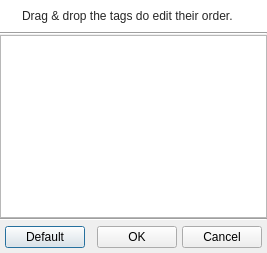
<?xml version="1.0" encoding="UTF-8"?>
<ui version="4.0">
 <class>QUTagOrderDialog</class>
 <widget class="QDialog" name="QUTagOrderDialog">
  <property name="geometry">
   <rect>
    <x>0</x>
    <y>0</y>
    <width>267</width>
    <height>253</height>
   </rect>
  </property>
  <property name="windowTitle">
   <string>Modify Tag Save Order</string>
  </property>
  <property name="windowIcon">
   <iconset resource="../resources/UltraStar-Manager.qrc">
    <normaloff>:/control/tag_disk.png</normaloff>:/control/tag_disk.png</iconset>
  </property>
  <layout class="QVBoxLayout" name="verticalLayout">
   <property name="spacing">
    <number>0</number>
   </property>
   <property name="leftMargin">
    <number>0</number>
   </property>
   <property name="topMargin">
    <number>0</number>
   </property>
   <property name="rightMargin">
    <number>0</number>
   </property>
   <property name="bottomMargin">
    <number>0</number>
   </property>
   <item>
    <widget class="QFrame" name="frame">
     <property name="palette">
      <palette>
       <active>
        <colorrole role="WindowText">
         <brush brushstyle="SolidPattern">
          <color alpha="216">
           <red>0</red>
           <green>0</green>
           <blue>0</blue>
          </color>
         </brush>
        </colorrole>
        <colorrole role="Base">
         <brush brushstyle="SolidPattern">
          <color alpha="255">
           <red>255</red>
           <green>255</green>
           <blue>255</blue>
          </color>
         </brush>
        </colorrole>
        <colorrole role="Window">
         <brush brushstyle="SolidPattern">
          <color alpha="255">
           <red>255</red>
           <green>255</green>
           <blue>255</blue>
          </color>
         </brush>
        </colorrole>
       </active>
       <inactive>
        <colorrole role="WindowText">
         <brush brushstyle="SolidPattern">
          <color alpha="216">
           <red>0</red>
           <green>0</green>
           <blue>0</blue>
          </color>
         </brush>
        </colorrole>
        <colorrole role="Base">
         <brush brushstyle="SolidPattern">
          <color alpha="255">
           <red>255</red>
           <green>255</green>
           <blue>255</blue>
          </color>
         </brush>
        </colorrole>
        <colorrole role="Window">
         <brush brushstyle="SolidPattern">
          <color alpha="255">
           <red>255</red>
           <green>255</green>
           <blue>255</blue>
          </color>
         </brush>
        </colorrole>
       </inactive>
       <disabled>
        <colorrole role="WindowText">
         <brush brushstyle="SolidPattern">
          <color alpha="63">
           <red>0</red>
           <green>0</green>
           <blue>0</blue>
          </color>
         </brush>
        </colorrole>
        <colorrole role="Base">
         <brush brushstyle="SolidPattern">
          <color alpha="255">
           <red>255</red>
           <green>255</green>
           <blue>255</blue>
          </color>
         </brush>
        </colorrole>
        <colorrole role="Window">
         <brush brushstyle="SolidPattern">
          <color alpha="255">
           <red>255</red>
           <green>255</green>
           <blue>255</blue>
          </color>
         </brush>
        </colorrole>
       </disabled>
      </palette>
     </property>
     <property name="autoFillBackground">
      <bool>true</bool>
     </property>
     <property name="frameShadow">
      <enum>QFrame::Raised</enum>
     </property>
     <layout class="QHBoxLayout">
      <item>
       <widget class="QLabel" name="infoIconLbl">
        <property name="sizePolicy">
         <sizepolicy hsizetype="Fixed" vsizetype="Preferred">
          <horstretch>0</horstretch>
          <verstretch>0</verstretch>
         </sizepolicy>
        </property>
        <property name="text">
         <string/>
        </property>
        <property name="pixmap">
         <pixmap resource="../resources/UltraStar-Manager.qrc">:/marks/information.png</pixmap>
        </property>
        <property name="alignment">
         <set>Qt::AlignLeading|Qt::AlignLeft|Qt::AlignTop</set>
        </property>
       </widget>
      </item>
      <item>
       <widget class="QLabel" name="label">
        <property name="text">
         <string>Drag &amp; drop the tags do edit their order.</string>
        </property>
        <property name="alignment">
         <set>Qt::AlignLeading|Qt::AlignLeft|Qt::AlignTop</set>
        </property>
        <property name="wordWrap">
         <bool>true</bool>
        </property>
       </widget>
      </item>
     </layout>
    </widget>
   </item>
   <item>
    <widget class="Line" name="line">
     <property name="orientation">
      <enum>Qt::Horizontal</enum>
     </property>
    </widget>
   </item>
   <item>
    <widget class="QListWidget" name="tagList">
     <property name="sizePolicy">
      <sizepolicy hsizetype="Expanding" vsizetype="Expanding">
       <horstretch>0</horstretch>
       <verstretch>0</verstretch>
      </sizepolicy>
     </property>
     <property name="editTriggers">
      <set>QAbstractItemView::NoEditTriggers</set>
     </property>
     <property name="dragEnabled">
      <bool>true</bool>
     </property>
     <property name="dragDropMode">
      <enum>QAbstractItemView::InternalMove</enum>
     </property>
     <property name="alternatingRowColors">
      <bool>true</bool>
     </property>
     <property name="selectionMode">
      <enum>QAbstractItemView::ExtendedSelection</enum>
     </property>
     <property name="selectionBehavior">
      <enum>QAbstractItemView::SelectRows</enum>
     </property>
    </widget>
   </item>
   <item>
    <widget class="Line" name="line_2">
     <property name="orientation">
      <enum>Qt::Horizontal</enum>
     </property>
    </widget>
   </item>
   <item>
    <layout class="QHBoxLayout" name="horizontalLayout">
     <property name="spacing">
      <number>5</number>
     </property>
     <property name="leftMargin">
      <number>5</number>
     </property>
     <property name="topMargin">
      <number>5</number>
     </property>
     <property name="rightMargin">
      <number>5</number>
     </property>
     <property name="bottomMargin">
      <number>5</number>
     </property>
     <item>
      <widget class="QPushButton" name="defaultBtn">
       <property name="text">
        <string>Default</string>
       </property>
      </widget>
     </item>
     <item>
      <spacer name="horizontalSpacer">
       <property name="orientation">
        <enum>Qt::Horizontal</enum>
       </property>
       <property name="sizeHint" stdset="0">
        <size>
         <width>40</width>
         <height>20</height>
        </size>
       </property>
      </spacer>
     </item>
     <item>
      <widget class="QPushButton" name="applyBtn">
       <property name="text">
        <string>OK</string>
       </property>
       <property name="icon">
        <iconset resource="../resources/UltraStar-Manager.qrc">
         <normaloff>:/marks/accept.png</normaloff>:/marks/accept.png</iconset>
       </property>
      </widget>
     </item>
     <item>
      <widget class="QPushButton" name="cancelBtn">
       <property name="text">
        <string>Cancel</string>
       </property>
       <property name="icon">
        <iconset resource="../resources/UltraStar-Manager.qrc">
         <normaloff>:/marks/cancel.png</normaloff>:/marks/cancel.png</iconset>
       </property>
      </widget>
     </item>
    </layout>
   </item>
  </layout>
 </widget>
 <resources>
  <include location="../resources/UltraStar-Manager.qrc"/>
 </resources>
 <connections/>
</ui>
